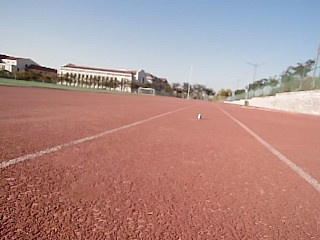
#> input picture dataset/cone/1027.jpg, 320 x 240 px, given in place of the camera
$ python tupian.py   (older library calls are emulated)
#> lines starting #> are read from the running program, lines starting #| are printed output that depends on the picture; after the words box and inside, x2 and y2 are one past the last pixel; in counts of white or black regions, pixels touching at a corner belong together
import cv2
import numpy as np

def find_lane_pixels(binary_warped, nwindows, margin, minpix):
    histogram = list(binary_warped[-10, :])
    leftx_base = margin // 2
    rightx_base = 320 - margin // 2
    out_img = np.dstack((binary_warped, binary_warped, binary_warped))
    sum = 0
    count = 0
    flag_left = 0
    flag_right = 0
    line_left = []
    line_right = []
    for i in range(160):
        if histogram[i] == 255:
            sum += i
            count += 1
    if count != 0:
        leftx_base = sum // count
        flag_left = 1
    elif count == 0:
        leftx_base = 1
    sum = 0
    count = 0
    for i in range(161, 320):
        if histogram[i] == 255:
            sum += i
            count += 1
    if count != 0:
        rightx_base = sum // count
        flag_right = 1
    elif count == 0:
        rightx_base = 319

    summ = flag_right + flag_left
    # print("left",flag_left)
    # print("right",flag_right)
    if abs(leftx_base - rightx_base) <= 20:
        summ = 1
    window_height = np.int(binary_warped.shape[0] // nwindows)
    # Identify the x and y positions of all nonzero pixels in the image
    nonzero = binary_warped.nonzero()
    nonzeroy = np.array(nonzero[0])
    nonzerox = np.array(nonzero[1])
    if summ == 1:
        if (flag_left == 0):
            current = rightx_base
        else:
            current = leftx_base
        lane_inds = []
        line = []
        # Step through the windows one by one
        for window in range(nwindows):
            win_y_low = binary_warped.shape[0] - (window + 1) * window_height
            win_y_high = binary_warped.shape[0] - window * window_height
            win_low = current - margin
            win_high = current + margin
            line.append(current)
            cv2.rectangle(out_img, (win_low, win_y_low),
                          (win_high, win_y_high), (0, 255, 0), 2)
            good_inds = ((nonzeroy >= win_y_low) & (nonzeroy < win_y_high) &
                         (nonzerox >= win_low) & (nonzerox < win_high)).nonzero()[0]
            lane_inds.append(good_inds)
            if len(good_inds) > minpix:
                current = np.int(np.mean(nonzerox[good_inds]))

        if (line[15] > line[0]):
            line_left = line
            left_lane_inds = lane_inds
            line_right = 0
            current = 319
        else:
            line_right = line
            right_lane_inds = lane_inds
            line_left = 0
            current = 1
        lane_inds = []
        line = []
        for window in range(nwindows):
            win_y_low = binary_warped.shape[0] - (window + 1) * window_height
            win_y_high = binary_warped.shape[0] - window * window_height
            win_low = current - margin
            win_high = current + margin
            line.append(current)
            cv2.rectangle(out_img, (win_low, win_y_low),
                          (win_high, win_y_high), (0, 255, 0), 2)
            good_inds = ((nonzeroy >= win_y_low) & (nonzeroy < win_y_high) &
                         (nonzerox >= win_low) & (nonzerox < win_high)).nonzero()[0]
            # good_right_inds = ((nonzeroy >= win_y_low) & (nonzeroy < win_y_high) &
            #                    (nonzerox >= win_xright_low) & (nonzerox < win_xright_high)).nonzero()[0]

            # Append these indices to the lists
            lane_inds.append(good_inds)
            # right_lane_inds.append(good_right_inds)

            # If you found > minpix pixels, recenter next window on their mean position
            if len(good_inds) > minpix:
                current = np.int(np.mean(nonzerox[good_inds]))
        if (line_right == 0):
            line_right = line
            right_lane_inds = lane_inds
        else:
            line_left = line
            left_lane_inds = lane_inds

    else:
        if ((flag_left + flag_right) == 0):
            leftx_base = 1
            rightx_base = 319
        leftx_current = leftx_base
        rightx_current = rightx_base

        # Create empty lists to receive left and right lane pixel indices
        left_lane_inds = []
        right_lane_inds = []

        # Step through the windows one by one
        for window in range(nwindows):
            # Identify window boundaries in x and y (and right and left)
            win_y_low = binary_warped.shape[0] - (window + 1) * window_height
            win_y_high = binary_warped.shape[0] - window * window_height
            win_xleft_low = leftx_current - margin
            win_xleft_high = leftx_current + margin
            win_xright_low = rightx_current - margin
            win_xright_high = rightx_current + margin
            line_left.append(leftx_current)
            line_right.append(rightx_current)
            # Draw the windows on the visualization image
            cv2.rectangle(out_img, (win_xleft_low, win_y_low),
                          (win_xleft_high, win_y_high), (0, 255, 0), 2)
            cv2.rectangle(out_img, (win_xright_low, win_y_low),
                          (win_xright_high, win_y_high), (0, 255, 0), 2)

            # Identify the nonzero pixels in x and y within the window #
            good_left_inds = ((nonzeroy >= win_y_low) & (nonzeroy < win_y_high) &
                              (nonzerox >= win_xleft_low) & (nonzerox < win_xleft_high)).nonzero()[0]
            good_right_inds = ((nonzeroy >= win_y_low) & (nonzeroy < win_y_high) &
                               (nonzerox >= win_xright_low) & (nonzerox < win_xright_high)).nonzero()[0]

            # Append these indices to the lists
            left_lane_inds.append(good_left_inds)
            right_lane_inds.append(good_right_inds)

            # If you found > minpix pixels, recenter next window on their mean position
            if len(good_left_inds) > minpix:
                leftx_current = np.int(np.mean(nonzerox[good_left_inds]))
            if len(good_right_inds) > minpix:
                rightx_current = np.int(np.mean(nonzerox[good_right_inds]))

    middle = 0
    begin = 20
    for i in range(begin):
        middle += (line_left[i] + line_right[i])

    print("middle", middle / (2 * begin))
    # Concatenate the arrays of indices (previously was a list of lists of pixels)
    try:
        left_lane_inds = np.concatenate(left_lane_inds)
        right_lane_inds = np.concatenate(right_lane_inds)
    except ValueError:
        # Avoids an error if the above is not implemented fully
        pass
    # middle = (np.sum(left_lane_inds)+np.sum(right_lane_inds))/2*len(left_lane_inds)
    # print("aaa",middle)

    # Extract left and right line pixel positions
    leftx = nonzerox[left_lane_inds]
    lefty = nonzeroy[left_lane_inds]
    rightx = nonzerox[right_lane_inds]
    righty = nonzeroy[right_lane_inds]
    out_img[lefty, leftx] = [255, 0, 0]
    out_img[righty, rightx] = [0, 0, 255]
    return out_img

cap = cv2.VideoCapture(2)
cap.set(cv2.CAP_PROP_FRAME_WIDTH, 400)  # 实际宽度是320
cap.set(cv2.CAP_PROP_FRAME_HEIGHT, 250)
cap.set(cv2.CAP_PROP_FOURCC, cv2.VideoWriter_fourcc(*'MJPG'))
cap.set(cv2.CAP_PROP_FPS, 30)
count = 0  # 图片计数器

while (cap.isOpened()):
    ret, frame = cap.read()
#> frame is the input picture: shape (240, 320, 3); mean B, G, R 138.7, 141.8, 175.4
    image = frame
    # [5 lines of commented-out code are left out]
    cv2.imshow('Result', image)
    cv2.imwrite(f'blue{count}.jpg', image)
    count += 1
    image[0:110, :] = 0
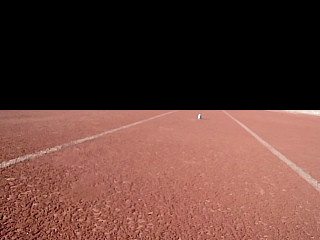
#> image: shape (240, 320, 3); mean B, G, R 54.1, 61.5, 96.5
    gray = cv2.cvtColor(image, cv2.COLOR_BGR2GRAY)
    blurred = cv2.GaussianBlur(gray, (5, 5), 0)
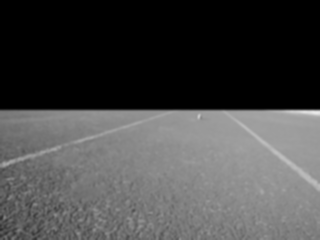
#> blurred: shape (240, 320); min 0, max 234, mean 71.1
    canny = cv2.Canny(blurred, 50, 150)
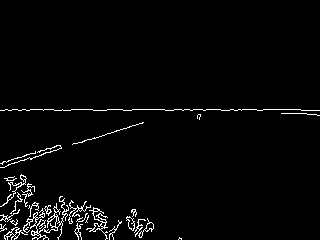
#> canny: shape (240, 320); 2.7% white in thin lines or dots, all inside (x1, y1, x2, y2) = (0, 109, 320, 240)
    kernel = np.ones((5, 5), np.uint8)
    dilated = cv2.dilate(canny, kernel, iterations=1)
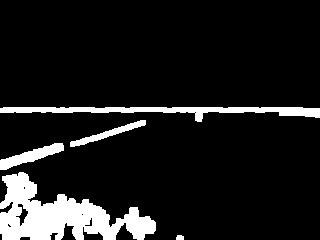
#> dilated: shape (240, 320); 11% white; 5 white regions, box (x1, y1, x2, y2) and area: (0, 172, 156, 240) 5279, (0, 107, 320, 122) 1956, (0, 143, 64, 170) 666, (70, 120, 146, 147) 475, (176, 235, 184, 240) 36
    out_img = find_lane_pixels(dilated, nwindows=50, margin=20, minpix=20)
#> in find_lane_pixels, `histogram = list(binary_warped[-10, :])`: histogram = 320 values, max 255 at index 0, min 0 at index 64, mean 110.8
#> after the loop in find_lane_pixels, `for i in range(160):`: count = 139; sum = 10487
#> in find_lane_pixels, `leftx_base = sum // count`: leftx_base = 75
#> after the loop in find_lane_pixels, `for i in range(161, 320):`: count = 0
#> in find_lane_pixels, `nonzero = binary_warped.nonzero()`: nonzero = 8412 positions, rows 107 to 239, columns 0 to 319
#> in find_lane_pixels, `nonzeroy = np.array(nonzero[0])`: nonzeroy = 8412 values from 107 to 239
#> in find_lane_pixels, `nonzerox = np.array(nonzero[1])`: nonzerox = 8412 values, max 319 at index 584, min 0 at index 265, mean 87.38
#> in find_lane_pixels, `current = leftx_base`: current = 75
#> the loop in find_lane_pixels, `for window in range(nwindows):` made 50 passes
#> (win_low, win_high, current) on passes 1, 2, 3, 4, 5, 6, 7, 8, 9, 10, 11, 22: (55, 95, 69), (49, 89, 67), (47, 87, 65), (45, 85, 63), (43, 83, 62), (42, 82, 61), (41, 81, 60), (40, 80, 59), (39, 79, 58), (38, 78, 61), (41, 81, 63), (43, 83, 48)
#> (win_low, win_high) on passes 12 to 17: (43, 83), (43, 83), (43, 83), (43, 83), (43, 83), (43, 83)
#> after the loop in find_lane_pixels, `for window in range(nwindows):`:
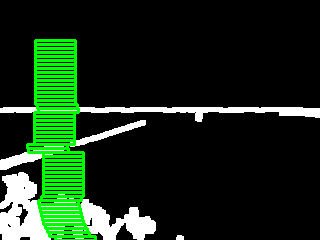
#> out_img: shape (240, 320, 3); mean of channels 0, 1, 2 22.5, 45.5, 22.5; drawn as B, G, R
#> after the loop in find_lane_pixels, `for window in range(nwindows):`: lane_inds = 50 items; line = 50 values, max 75 at index 0, min 47 at index 23, mean 58.3
#> in find_lane_pixels, `line_right = line`: line_right has the same summary as line
#> in find_lane_pixels, `right_lane_inds = lane_inds`: right_lane_inds = 50 items
#> the loop in find_lane_pixels, `for window in range(nwindows):` made 50 passes
#> (win_low, win_high, current) on passes 2 to 13: (-10, 30, 14), (-6, 34, 16), (-4, 36, 17), (-3, 37, 17), (-3, 37, 17), (-3, 37, 17), (-3, 37, 21), (1, 41, 21), (1, 41, 20), (0, 40, 18), (-2, 38, 20), (0, 40, 21)
#> current on pass 1: 10
#> after the loop in find_lane_pixels, `for window in range(nwindows):`:
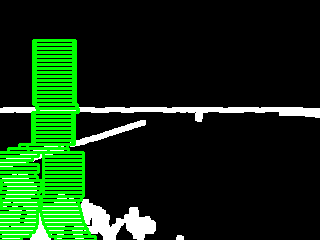
#> out_img: shape (240, 320, 3); 3.86% of pixels changed, all inside (x1, y1, x2, y2) = (0, 39, 77, 240); drawn as B, G, R
#> after the loop in find_lane_pixels, `for window in range(nwindows):`: line = 50 values, max 57 at index 32, min 1 at index 0, mean 36
#> in find_lane_pixels, `line_left = line`: line_left has the same summary as line
#> in find_lane_pixels, `left_lane_inds = lane_inds`: left_lane_inds = 50 items
#> the loop in find_lane_pixels, `for i in range(begin):` made 20 passes
#> middle on passes 1 to 12: 76, 155, 236, 317, 397, 476, 554, 631, 711, 790, 871, 952
#> after the loop in find_lane_pixels, `for i in range(begin):`: middle = 1593
#| middle 39.825
#> in find_lane_pixels, `left_lane_inds = np.concatenate(left_lane_inds)`: left_lane_inds = 2634 values, max 8348 at index 73, min 33 at index 2602, mean 4244.8
#> in find_lane_pixels, `right_lane_inds = np.concatenate(right_lane_inds)`: right_lane_inds = 1852 values, max 8383 at index 64, min 34 at index 1820, mean 4707.6
#> in find_lane_pixels, `leftx = nonzerox[left_lane_inds]`: leftx = 2634 values, max 76 at index 2481, min 0 at index 74, mean 22.51
#> in find_lane_pixels, `lefty = nonzeroy[left_lane_inds]`: lefty = 2634 values, max 239 at index 56, min 107 at index 2602, mean 189.6
#> in find_lane_pixels, `rightx = nonzerox[right_lane_inds]`: rightx = 1852 values, max 88 at index 92, min 28 at index 1515, mean 60.26
#> in find_lane_pixels, `righty = nonzeroy[right_lane_inds]`: righty = 1852 values, max 239 at index 51, min 107 at index 1820, mean 194.9
#> in find_lane_pixels, `out_img[righty, rightx] = [0, 0, 255]`:
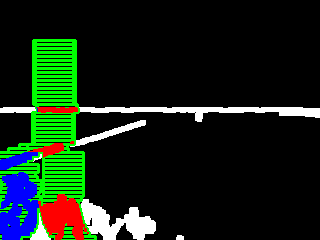
#> out_img: shape (240, 320, 3); mean of channels 0, 1, 2 20.9, 35.5, 19.4; drawn as B, G, R
    k = cv2.waitKey(1)
#> (key q is pressed here)
    if k & 0x00FF == ord('q'):
        break
cap.release()
cv2.destroyAllWindows()

$ run again, on dataset/cone/1072.jpg
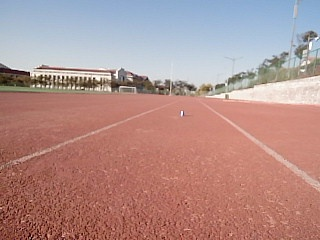
#> input picture dataset/cone/1072.jpg, 320 x 240 px, given in place of the camera
#> frame is the input picture: shape (240, 320, 3); mean B, G, R 139.8, 143.3, 177.8
#> canny: shape (240, 320); 1.6% white in thin lines or dots, all inside (x1, y1, x2, y2) = (0, 109, 320, 240)
#> dilated: shape (240, 320); 6.9% white; 5 white regions, box (x1, y1, x2, y2) and area: (0, 107, 320, 178) 3187, (0, 201, 93, 240) 1941, (226, 230, 237, 240) 92, (159, 234, 168, 240) 51, (121, 234, 129, 240) 44
#> histogram = 320 values, max 255 at index 22, min 0 at index 0, mean 59.77
#> after the loop in find_lane_pixels, `for i in range(160):`: count = 69; sum = 3881
#> leftx_base = 56
#> after the loop in find_lane_pixels, `for i in range(161, 320):`: count = 6; sum = 1383
#> rightx_base = 230
#> nonzero = 5315 positions, rows 107 to 239, columns 0 to 319
#> nonzeroy = 5315 values from 107 to 239
#> nonzerox = 5315 values, max 319 at index 254, min 0 at index 255, mean 93.83
#> in find_lane_pixels, `leftx_current = leftx_base`: leftx_current = 56
#> in find_lane_pixels, `rightx_current = rightx_base`: rightx_current = 230
#> the loop in find_lane_pixels, `for window in range(nwindows):` made 50 passes
#> (win_xleft_low, win_xleft_high, win_xright_low, win_xright_high, leftx_current, rightx_current) on passes 1, 2, 33, 34: (36, 76, 210, 250, 55, 230), (35, 75, 210, 250, 54, 231), (115, 155, 211, 251, 134, 230), (114, 154, 210, 250, 131, 230)
#> after the loop in find_lane_pixels, `for window in range(nwindows):`:
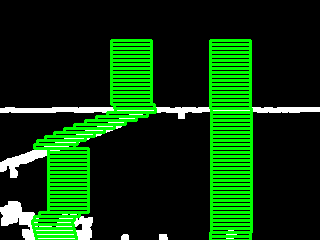
#> out_img: shape (240, 320, 3); mean of channels 0, 1, 2 11.5, 57.7, 11.5; drawn as B, G, R
#> after the loop in find_lane_pixels, `for window in range(nwindows):`: left_lane_inds = 50 items; line_left = 50 values, max 135 at index 32, min 52 at index 4, mean 92.24; line_right = 50 values, max 231 at index 2, min 230 at index 0, mean 230.6; right_lane_inds = 50 items
#> the loop in find_lane_pixels, `for i in range(begin):` made 20 passes
#> middle on passes 1 to 8: 286, 571, 856, 1140, 1423, 1708, 1998, 2297
#> after the loop in find_lane_pixels, `for i in range(begin):`: middle = 5885
#| middle 147.125
#> in find_lane_pixels, `left_lane_inds = np.concatenate(left_lane_inds)`: left_lane_inds = 1716 values, max 5278 at index 159, min 71 at index 1681, mean 3094.3
#> in find_lane_pixels, `right_lane_inds = np.concatenate(right_lane_inds)`: right_lane_inds = 300 values, max 5314 at index 34, min 154 at index 262, mean 2093.9
#> leftx = 1716 values, max 154 at index 1560, min 32 at index 610, mean 77.64
#> lefty = 1716 values, max 239 at index 120, min 107 at index 1681, mean 175.8
#> rightx = 300 values, max 250 at index 141, min 210 at index 262, mean 230.1
#> righty = 300 values, max 239 at index 30, min 107 at index 262, mean 147.6
#> in find_lane_pixels, `out_img[righty, rightx] = [0, 0, 255]`:
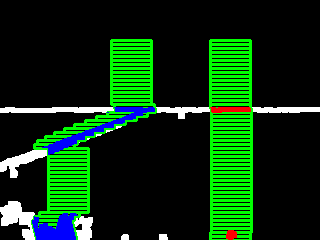
#> out_img: shape (240, 320, 3); mean of channels 0, 1, 2 15.7, 51, 11; drawn as B, G, R
